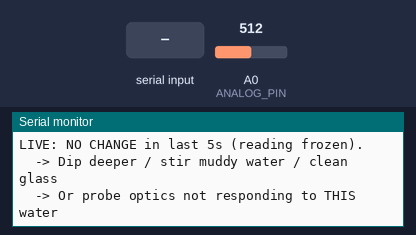
Recording of a sketch running on a simulated Arduino Uno, built with avr-gcc and run on an emulated ATmega328P. Parts: the last lines printed to the serial monitor. The test bench sets the inputs (shaded band); at power-on: A0 (ANALOG_PIN) = 512.

Above: at 2.0 s.
2.1 s: A0 (ANALOG_PIN) set to 533
At 3.2 s:
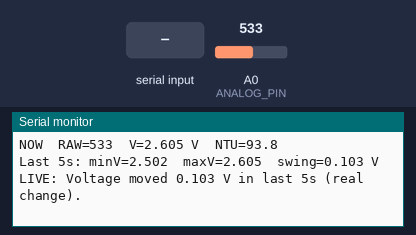
4.9 s: "r" received over Serial
6.9 s: "R" received over Serial
9.9 s: A0 (ANALOG_PIN) set to 511
At 11.0 s:
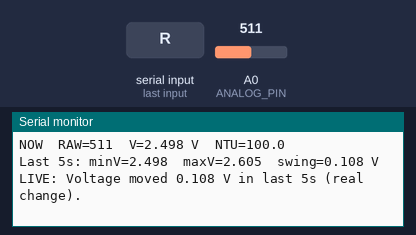
Timing chart, 0 to 12.9 s (numbered marks = the images above; inputs shaded):
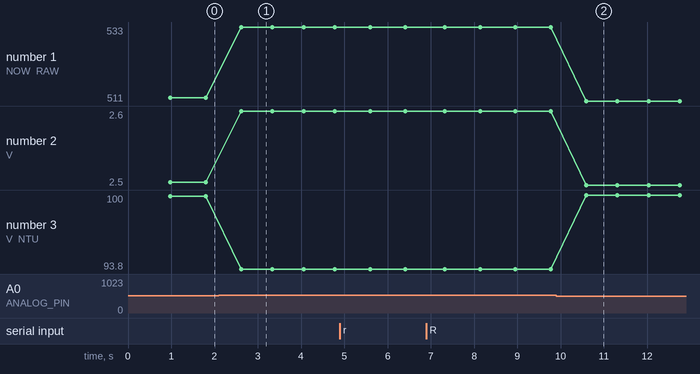

Measured:
- the behaviour switches between 518 and 519 on A0 (ANALOG_PIN) (found by bisection; images 0 and 1)
- after the input at 2.1 s, the serial monitor: prints a new line after 0.52 s (image 1)
- after the input at 9.9 s, the serial monitor: prints a new line after 0.69 s (image 2)
- plotted number 1: 512 → 533 after the input at 2.1 s, 533 → 511 after the input at 9.9 s
- plotted number 2: 2.5 → 2.6 after the input at 2.1 s, 2.6 → 2.5 after the input at 9.9 s
- plotted number 3: 99.9 → 93.8 after the input at 2.1 s, 93.8 → 100 after the input at 9.9 s

The sketch:

turbidity_sensor_arduino.ino
```cpp
/*
 * ================================================================
 * Turbidity Sensor — Arduino Uno (honest live diagnostics)
 * ================================================================
 * G→GND  A→A0  V→5V
 * Probe: 1=Red  2=Yellow  3=Blue  4=empty
 *
 * Serial 9600. Type  r + Enter  to reset the recent-change window.
 * ================================================================
 */

#define ANALOG_PIN  A0
#define SAMPLES     30

// Cal — edit after you capture clean vs dirty voltages from Serial
#define VOLTAGE_CLEAN  4.20
#define VOLTAGE_DIRTY  2.50

float recentMin = 99.0;
float recentMax = 0.0;
unsigned long windowStartMs = 0;
const unsigned long WINDOW_MS = 5000;  // only look at last 5 seconds

int readRawAverage() {
  long sum = 0;
  for (int i = 0; i < SAMPLES; i++) {
    sum += analogRead(ANALOG_PIN);
    delay(3);
  }
  return (int)(sum / SAMPLES);
}

float rawToVoltage(int raw) {
  return raw * (5.0 / 1023.0);
}

float voltageToNTU(float v) {
  float span = VOLTAGE_CLEAN - VOLTAGE_DIRTY;
  if (span < 0.01) return 0;
  return constrain((VOLTAGE_CLEAN - v) / span * 100.0, 0.0, 100.0);
}

void resetWindow(float v) {
  recentMin = v;
  recentMax = v;
  windowStartMs = millis();
}

void setup() {
  Serial.begin(9600);
  pinMode(ANALOG_PIN, INPUT);
  delay(500);

  float v0 = rawToVoltage(readRawAverage());
  resetWindow(v0);

  Serial.println();
  Serial.println("================================================");
  Serial.println("  Turbidity LIVE (5-second change window)");
  Serial.println("================================================");
  Serial.println("NTU follows Voltage. If V does not move, NTU will not.");
  Serial.println("Dip probe, wait 3s. Type 'r' to reset window.");
  Serial.println("------------------------------------------------");
}

void loop() {
  // Optional: reset window from Serial Monitor
  while (Serial.available()) {
    char c = Serial.read();
    if (c == 'r' || c == 'R') {
      float v = rawToVoltage(readRawAverage());
      resetWindow(v);
      Serial.println("*** window reset ***");
    }
  }

  int raw = readRawAverage();
  float v = rawToVoltage(raw);
  float ntu = voltageToNTU(v);

  if (millis() - windowStartMs > WINDOW_MS) {
    resetWindow(v);  // start a fresh 5s window
  }
  if (v < recentMin) recentMin = v;
  if (v > recentMax) recentMax = v;
  float recentSwing = recentMax - recentMin;

  Serial.println("------------------------------------------------");
  Serial.print("NOW  RAW=");
  Serial.print(raw);
  Serial.print("  V=");
  Serial.print(v, 3);
  Serial.print(" V  NTU=");
  Serial.print(ntu, 1);
  Serial.println();

  Serial.print("Last 5s: minV=");
  Serial.print(recentMin, 3);
  Serial.print("  maxV=");
  Serial.print(recentMax, 3);
  Serial.print("  swing=");
  Serial.print(recentSwing, 3);
  Serial.println(" V");

  if (recentSwing < 0.03) {
    Serial.println("LIVE: NO CHANGE in last 5s (reading frozen).");
    Serial.println("  -> Dip deeper / stir muddy water / clean glass");
    Serial.println("  -> Or probe optics not responding to THIS water");
  } else {
    Serial.print("LIVE: Voltage moved ");
    Serial.print(recentSwing, 3);
    Serial.println(" V in last 5s (real change).");
  }

  delay(500);
}
```
